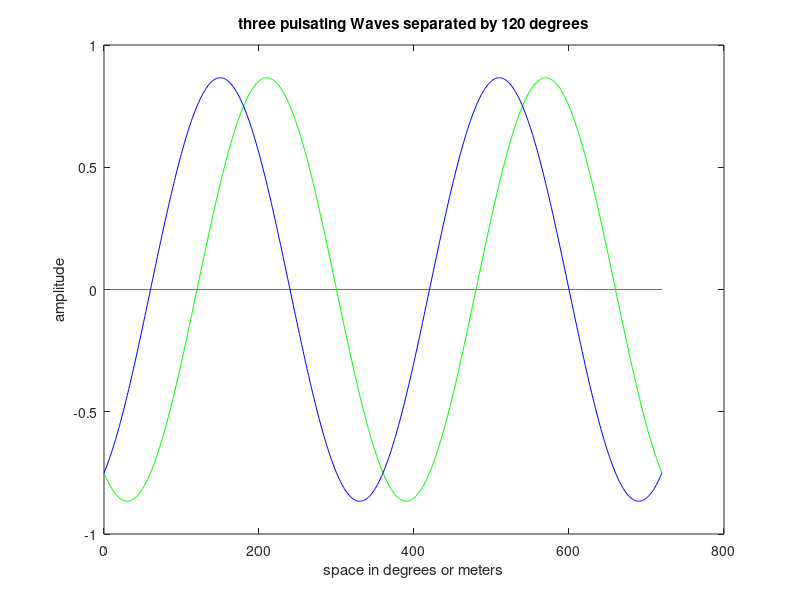

MATLAB code for this plot:
% Model         :   electromagic
% Description   :   A program to simulate three pulsating waveforms
%                   Press Ctrl+C to stop simulation!
% File name     :   sync_part_b.m
% contact       :   support@syncmotor.com

% Copyright 2025-26 Synchronous Drives & Inverters Private Limited

clear all;
d = [0:1:720];          %space in degrees or meters, x-axis of the plot.
x = [0:2*pi/360:4*pi];  %sine angle in radians, for calculation of amplitude.
f = 0.1;                %frequency of harmonic wave.
Ts = 100e-3;            %sec // sample time for simulation
T_simulation = 25;      %sec // total simulation time
display('Press Ctrl+C to stop simulation!')

for t = 0:Ts:T_simulation;
    y = 2*pi*f*t;
    z1 = sin(x)*sin(y);
    z2 = sin(x-(2*pi/3))*sin(y-(2*pi/3)); 
    z3 = sin(x-(-2*pi/3))*sin(y-(-2*pi/3)); 
    axis([0 720 -2 2]);
    drawnow
    plot(d,z1,'r-',d,z2,'g-',d,z3,'b-')
    title('three pulsating Waves separated by 120 degrees')
    xlabel('space in degrees or meters')
    ylabel('amplitude')
end
